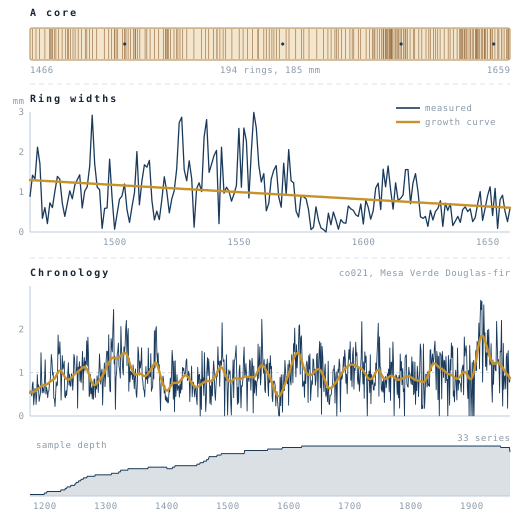

Reproduce this figure in R.
# Draws the cover art, assets/cover-art.svg, from co021.
# index.qmd reads the svg at render time. Run from the book root:
#   Rscript assets/cover-art.R
# Three panels: one core drawn ring by ring, its ring widths with the
# detrending curve, and the site chronology over its sample depth.

library(dplR)
data(co021)

ink   <- "#1a3a5c"
amber <- "#c8922a"
x0 <- 30; x1 <- 510                       # plot area, left and right

pts <- function(x, y) paste0(sprintf("%.1f,%.1f", x, y), collapse = " ")
txt <- function(x, y, s, cl = "axl", anchor = "start") {
  sprintf('<text class="%s" x="%.1f" y="%.1f" text-anchor="%s">%s</text>',
          cl, x, y, anchor, s)
}
ln <- function(xa, ya, xb, yb, cl = "ax") {
  sprintf('<line class="%s" x1="%.1f" y1="%.1f" x2="%.1f" y2="%.1f"/>',
          cl, xa, ya, xb, yb)
}

# ── one series: the shortest complete one, so single rings stay visible ──
id  <- "645232"
rw  <- co021[[id]]
yrs <- time(co021)[!is.na(rw)]
rw  <- rw[!is.na(rw)]
fit <- detrend.series(rw, method = "ModNegExp", make.plot = FALSE,
                      return.info = TRUE)
crv <- fit$curves

# ── panel 1: the core, pith side left, one line per ring boundary ──
cTop <- 28; cBot <- 60
edge <- x0 + cumsum(rw) / sum(rw) * (x1 - x0)
decade <- yrs %% 50 == 0
core <- c(
  txt(x0, 16, "A core", "lbl"),
  sprintf('<rect x="%d" y="%d" width="%d" height="%d" rx="2" fill="#f3e6cc" stroke="#b08a52" stroke-width="1"/>',
          x0, cTop, x1 - x0, cBot - cTop),
  sprintf('<path class="ring" d="%s"/>',
          paste0(sprintf("M%.1f %d V%d", edge[-length(edge)], cTop + 1, cBot - 1),
                 collapse = " ")),
  # a pinprick every fifty years, as on a mounted core
  sprintf('<circle cx="%.1f" cy="%.1f" r="1.6" fill="%s"/>',
          edge[decade] - c(diff(c(x0, edge)))[decade] / 2, (cTop + cBot) / 2, ink),
  txt(x0, cBot + 13, min(yrs)),
  txt(x1, cBot + 13, max(yrs), anchor = "end"),
  txt((x0 + x1) / 2, cBot + 13,
      sprintf("%d rings, %.0f mm", length(rw), sum(rw)), anchor = "middle")
)

# ── panel 2: ring widths and the detrending curve ──
pTop <- 112; pBot <- 232
xs <- function(y) x0 + (y - min(yrs)) / diff(range(yrs)) * (x1 - x0)
ymax <- ceiling(max(rw))
ys <- function(v) pBot - v / ymax * (pBot - pTop)
xt <- seq(1500, 1650, by = 50)
widths <- c(
  ln(x0, 84, x1, 84, "sep"),
  txt(x0, 102, "Ring widths", "lbl"),
  ln(x0, pBot, x1, pBot), ln(x0, pTop, x0, pBot),
  txt(x0 - 6, ys(0:ymax) + 3, 0:ymax, anchor = "end"),
  txt(x0 - 6, pTop - 8, "mm", anchor = "end"),
  txt(xs(xt), pBot + 13, xt, anchor = "middle"),
  sprintf('<polyline fill="none" stroke="%s" stroke-width="1.3" stroke-linejoin="round" points="%s"/>',
          ink, pts(xs(yrs), ys(rw))),
  sprintf('<polyline fill="none" stroke="%s" stroke-width="2.4" stroke-linecap="round" points="%s"/>',
          amber, pts(xs(yrs), ys(crv))),
  ln(396, 108, 420, 108, "key-ink"),  txt(425, 111, "measured"),
  ln(396, 122, 420, 122, "key-amb"),  txt(425, 125, "growth curve")
)

# ── panel 3: the chronology, with sample depth underneath ──
crn <- chron(detrend(co021, method = "ModNegExp"))
cy  <- time(crn)
smo <- caps(crn$std, nyrs = 30)
qTop <- 286; qBot <- 416; dTop <- 446; dBot <- 496
xc <- function(y) x0 + (y - min(cy)) / diff(range(cy)) * (x1 - x0)
cmax <- ceiling(max(crn$std) * 2) / 2
yc <- function(v) qBot - v / cmax * (qBot - qTop)
yd <- function(n) dBot - n / max(crn$samp.depth) * (dBot - dTop)
ct <- seq(1200, 1900, by = 100)
chronology <- c(
  ln(x0, 258, x1, 258, "sep"),
  txt(x0, 276, "Chronology", "lbl"),
  ln(x0, qBot, x1, qBot), ln(x0, qTop, x0, qBot),
  ln(x0, yc(1), x1, yc(1), "zl"),
  txt(x0 - 6, yc(c(0, 1, 2)) + 3, c(0, 1, 2), anchor = "end"),
  sprintf('<polyline fill="none" stroke="%s" stroke-width="0.9" stroke-linejoin="round" points="%s"/>',
          ink, pts(xc(cy), yc(crn$std))),
  sprintf('<polyline fill="none" stroke="%s" stroke-width="2.4" stroke-linecap="round" points="%s"/>',
          amber, pts(xc(cy), yc(smo))),
  sprintf('<polygon fill="%s" opacity="0.16" points="%s"/>', ink,
          pts(c(x0, xc(cy), x1), c(dBot, yd(crn$samp.depth), dBot))),
  sprintf('<polyline fill="none" stroke="%s" stroke-width="1" points="%s"/>',
          ink, pts(xc(cy), yd(crn$samp.depth))),
  ln(x0, dBot, x1, dBot),
  txt(x0 + 6, dTop + 2, "sample depth"),
  txt(x1, yd(max(crn$samp.depth)) - 5,
      sprintf("%d series", max(crn$samp.depth)), anchor = "end"),
  txt(xc(ct), dBot + 13, ct, anchor = "middle"),
  txt(x1, 276, "co021, Mesa Verde Douglas-fir", anchor = "end")
)

svg <- c(
  '<svg class="art-svg" viewBox="0 0 520 516" xmlns="http://www.w3.org/2000/svg" role="img" aria-label="A tree core, its ring widths with a fitted growth curve, and the Mesa Verde chronology with its sample depth">',
  "<style>",
  "  .art-svg .ax  { stroke:#c0ccda; stroke-width:1; fill:none; }",
  "  .art-svg .zl  { stroke:#c0ccda; stroke-width:0.8; fill:none; stroke-dasharray:3 3; }",
  "  .art-svg .sep { stroke:#dde5ee; stroke-width:1; stroke-dasharray:5 4; fill:none; }",
  "  .art-svg .ring { stroke:#8a5a2b; stroke-width:0.7; fill:none; opacity:0.8; }",
  sprintf("  .art-svg .key-ink { stroke:%s; stroke-width:1.6; }", ink),
  sprintf("  .art-svg .key-amb { stroke:%s; stroke-width:2.4; }", amber),
  "  .art-svg .axl { font-family:'Source Code Pro',monospace; font-size:9px; fill:#8a9aaa; letter-spacing:0.5px; }",
  "  .art-svg .lbl { font-family:'Source Code Pro',monospace; font-size:10px; font-weight:600; fill:#1a2535; letter-spacing:2px; text-transform:uppercase; }",
  "</style>",
  core, widths, chronology,
  "</svg>"
)
writeLines(svg, "assets/cover-art.svg")
